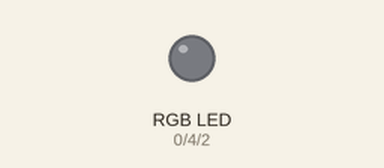
A sketch run on a simulated ESP32. Shown: an RGB LED mixed from three pins (HIGH = lit). Dim RGB values are drawn brighter than linear; WiFi joins after 1.5 s; servers stay silent unless stated; what the sketch prints to the serial monitor is not drawn.

Above: at 1.55 s.
At 2.35 s:
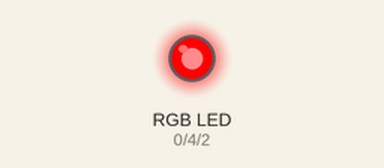
At 3.15 s:
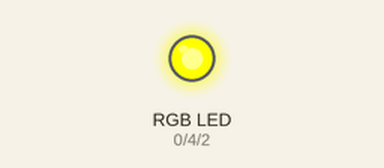
At 4.75 s:
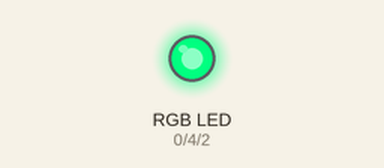
At 6.35 s:
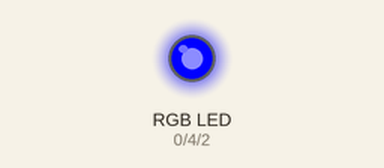
At 7.95 s:
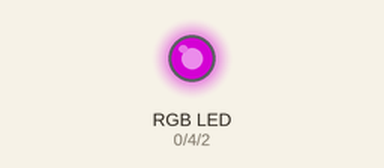
Timing chart, 0 to 11.9 s (numbered marks = the images above):
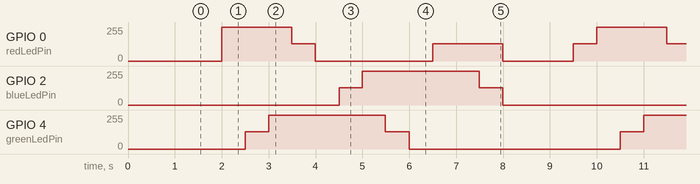

The sketch:

color.ino
```cpp
#include <ArduinoJson.h>

#include <WiFi.h>
#include <WiFiClient.h>
#include <WebServer.h>
#include <ESPmDNS.h>

#include "wifisecrets.h"

// the number of the LED pin
const int blueLedPin = 2;
const int redLedPin = 0;
const int greenLedPin = 4;

// setting PWM properties
const int freq = 5000;
const int blueLedChannel = 10;
const int redLedChannel = 11;
const int greenLedChannel = 12;
const int resolution = 8;

// Tracks the current values to avoid changing needlessly
byte currentRed = 255;
byte currentGreen = 255;
byte currentBlue = 255;

#define MAXIMUM_PATTERN_COMPONENTS 20

// Our webserver running on HTTP
WebServer server(80);

// A class for specifying a color at a specific time (these are interpolated betwen)
class ColorAndTime
{
public:
  // Red, green, and blue values
  byte red;
  byte green;
  byte blue;
  // Time in microseconds
  unsigned long time;

public:
  // Constructor to create one (userful for array initialization)
  ColorAndTime(byte newRed, byte newGreen, byte newBlue, unsigned long newTime)
  {
    red = newRed;
    green = newGreen;
    blue = newBlue;
    time = newTime;
  }

  // Default empty constructor used when specifying an array without initializers
  ColorAndTime()
  {
    red = 0;
    green = 0;
    blue = 0;
    time = 0;
  }

};

// Pattern Array
ColorAndTime pattern[MAXIMUM_PATTERN_COMPONENTS];
size_t statesInPattern;


bool connectToWifi(const char* ssid, const char* password) {
  int waitTime = 0;

  WiFi.mode(WIFI_STA);
  WiFi.begin(ssid, password);
  Serial.println("");

  // Wait for connection
  while (WiFi.status() != WL_CONNECTED) {
    delay(500);
    Serial.print(".");
    waitTime++;
    if (waitTime > 20)
    {
      WiFi.disconnect();
      return false;
    }

  }
  Serial.println("");
  Serial.print("Connected to ");
  Serial.println(ssid);
  Serial.print("IP address: ");
  Serial.println(WiFi.localIP());

  if (MDNS.begin("esp32")) {
    Serial.println("MDNS responder started");
  }

  return true;
}

void handleRoot() {
  server.send(200, "text/plain", "hello from esp8266!");
}

void handlePattern() {
  Serial.println("In POST /pattern");
  Serial.println(server.args());
  Serial.println(server.argName(0));
  Serial.println(server.arg(0));

  String body = server.arg("plain");

  DynamicJsonDocument doc(ESP.getMaxAllocHeap());
  auto error = deserializeJson(doc, body);

  if (error) {
    Serial.print(F("deserializeJson() failed with code "));
    Serial.println(error.c_str());
    server.send(400);
    return;
  }

  Serial.println("Deserialized JSON doc");

  JsonArray patternArray = doc.as<JsonArray>();
  if (!patternArray) {
    server.send(400, "text/plain", "Top level JSON object should be an array of pattern values");
    return;
  }

  if ((patternArray.size() < 2) || (patternArray.size() > MAXIMUM_PATTERN_COMPONENTS)) {
    // TODO: Get this error message to properly report MAXIMUM_PATTERN_COMPONENTS (sprintf)
    server.send(400, "text/plain", "Number of pattern elements should be between 2 and 20");
    return;
  }

  for (size_t i = 0; i < patternArray.size(); i++)
  {
    // TODO: Check for these components in the objects
    // Pull the components out of the objects in the array
    int r = patternArray[i]["r"];
    int g = patternArray[i]["g"];
    int b = patternArray[i]["b"];
    int t = patternArray[i]["t"];

    /*
    Serial.print("R:");
    Serial.print(r);
    Serial.print(" G:");
    Serial.print(g);
    Serial.print(" B:");
    Serial.print(b);
    Serial.print(" T:");
    Serial.println(t);
    */

    pattern[i].red = r;
    pattern[i].green = g;
    pattern[i].blue = b;
    pattern[i].time = t;
  }

  // Set the global to track how many components are actually in the array
  statesInPattern = patternArray.size();

  server.send(200);
}


void initializeDefaultPattern()
{
  // Create a pattern that goes from "black" thru the "rainbow" and back to "black" over 8 seconds
  pattern[0] = {0, 0, 0, 0};
  pattern[1] = {0, 0, 0, 1000000L};
  pattern[2] = {255, 0, 0, 2000000L};
  pattern[3] = {255, 255, 0, 3000000L};
  pattern[4] = {0, 255, 0, 4000000L};
  pattern[5] = {0, 255, 255, 5000000L};
  pattern[6] = {0, 0, 255, 6000000L};
  pattern[7] = {255, 0, 255, 7000000L};
  pattern[8] = {0, 0, 0, 8000000L};

  statesInPattern = 9;
}

void setup()
{
  // Start the serial in case we need to see some output during debugging.
  Serial.begin(115200);

  // Try to connect multiple times due to this being slightly unreliable
  bool connected = false;
  while (!connected)
  {
    connected = connectToWifi(ssid, password);
  }

  // Setup the channels
  ledcSetup(redLedChannel, freq, resolution);
  ledcSetup(greenLedChannel, freq, resolution);
  ledcSetup(blueLedChannel, freq, resolution);

  // Attach the pins to the channels
  ledcAttachPin(redLedPin, redLedChannel);
  ledcAttachPin(greenLedPin, greenLedChannel);
  ledcAttachPin(blueLedPin, blueLedChannel);

  // Write out an initial state
  ledcWrite(redLedChannel, currentRed);
  ledcWrite(greenLedChannel, currentGreen);
  ledcWrite(blueLedChannel, currentBlue);

  // Fill the pattern with our default pattern
  initializeDefaultPattern();

  // Eventually this should be a page with Javascipt to call the REST API for testing
  server.on("/", handleRoot);
  // This page handles RESTful JSON POSTs to update the pattern
  server.on("/pattern", HTTP_POST, handlePattern);

  // Start the server
  server.begin();
}

void updateColorChannel(byte& currentValue, byte newValue, int channel)
{
  // Let's only update if the new value is different from the current value
  if (currentValue != newValue)
  {
    // Update the current value
    currentValue = newValue;
    ledcWrite(channel, newValue);
  }
}

void updateColorsWithPattern(unsigned long currentTime, bool invertValues)
{
  // Figure out which bracket we're in (which two pattern sections are we between)
  size_t colorBracketStart = 0;
  for (size_t index = 0; index < (statesInPattern - 1); index++)
  {
    if (currentTime >= (pattern[index].time) && (currentTime < pattern[index + 1].time))
    {
      colorBracketStart = index;
      break;
    }
  }

  // Figure out how long (in time) the bracket is, and how far into it we are
  float bracketLength = float(pattern[colorBracketStart + 1].time - pattern[colorBracketStart].time);
  float timeIntoBracket = float(currentTime - pattern[colorBracketStart].time);

  // Figure out the linearly interpolated weights of the colors on each end of the bracket
  float percentageColorA = 1.0 - (timeIntoBracket / bracketLength);
  float percentageColorB = 1.0 - percentageColorA;

  byte redValue = byte(percentageColorA * float(pattern[colorBracketStart].red) + percentageColorB * float(pattern[colorBracketStart + 1].red));
  byte greenValue = byte(percentageColorA * float(pattern[colorBracketStart].green) + percentageColorB * float(pattern[colorBracketStart + 1].green));
  byte blueValue = byte(percentageColorA * float(pattern[colorBracketStart].blue) + percentageColorB * float(pattern[colorBracketStart + 1].blue));

  // See if we need to invert the values (good for common anode vs cathode)
  if (invertValues) {
    redValue = 255 - redValue;
    greenValue = 255 - greenValue;
    blueValue = 255 - blueValue;
  }

  // Potentially update the channels
  updateColorChannel(currentRed, redValue, redLedChannel);
  updateColorChannel(currentGreen, greenValue, greenLedChannel);
  updateColorChannel(currentBlue, blueValue, blueLedChannel);
}

void loop()
{
  // Update colors
  unsigned long currentTime = micros() % pattern[statesInPattern - 1].time;
  updateColorsWithPattern(currentTime, false);

  // Check for REST activity
  server.handleClient();
}
```

wifisecrets.h
```cpp
// Wifi credentials here...
const char* ssid = "**********";
const char* password = "**********";
```

Measured:
- by itself, GPIO 0 (redLedPin): repeats every 8.0 s: 128/255 0.51 s, 0/255 2.5 s, 128/255 1.5 s, 0/255 1.5 s, 128/255 0.50 s, 255/255 1.5 s
- by itself, GPIO 2 (blueLedPin), GPIO 4 (greenLedPin): repeats every 8.0 s: 255/255 2.5 s, 128/255 0.51 s, 0/255 4.5 s, 128/255 0.50 s
